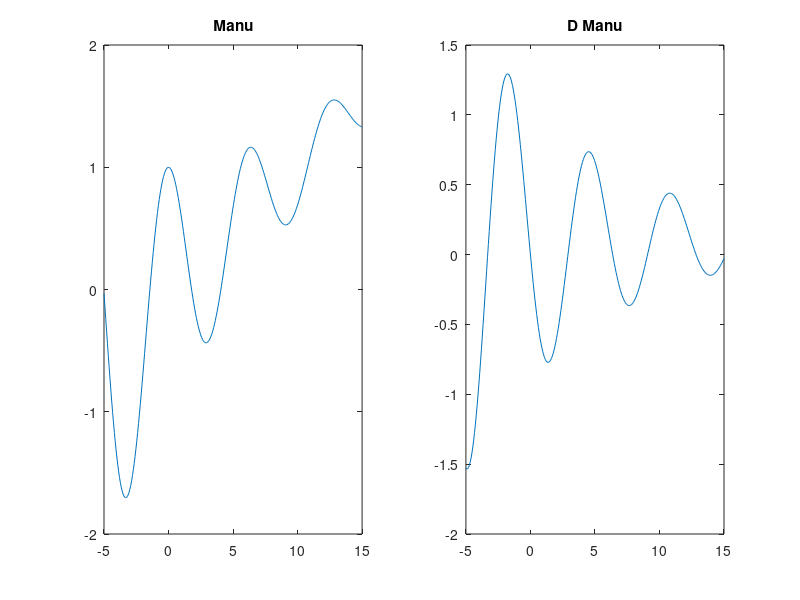

Reproduce this figure in MATLAB.

function [fct,dfct,infos,ddfct]=funManu(x,~)
v=2;


%prepare for demo mode
dem=false;
if nargin==0
    x=linspace(-5,15,300);
    dem=true;
end

if v==1
    fct=15*cos(x)+20;
    if nargout>=2||dem
        dfct=-15*sin(x);
    end
    %information about the function
    if nargout>=3
        %on [-1,15]
        pts=[1;3]*pi;
        infos.min_loc.X=pts;
        infos.min_loc.Z=15*cos(pts)+20;
        infos.min_glob.X=infos.min_loc.X;
        infos.min_glob.Z=infos.min_loc.Z;
    end
elseif v==2
    a=10;
    b=0;
    fct=exp(-x/a).*cos(x)+1/a*x+b;
    if nargout>=2||dem
        dfct=-exp(-x/a).*(sin(x)+1/a.*cos(x))+1/a;
    end
    if nargout==4
        ddfct=exp(-x/a).*(-cos(x)+2.*sin(x)./a+1/a^2.*cos(x));
    end
    %information about the function
    if nargout>=3
        %on [-1,15]
        infos.min_glob.Z=-0.436559;
        infos.min_glob.X=2.9844;
        infos.min_loc.Z=[-0.436559;0.528402];
        infos.min_loc.X=[2.9844;9.07593];
    end
elseif v==3
    fct=cos(4*x);
    if nargout>=2||dem
        dfct=-4*sin(4*x);
    end
    %information about the function
    if nargout>=3
        %on [-1,15]
        pts=[1;3;5;7;9;11;13;15;17;19]*pi/4;
        infos.min_glob.Z=cos(4*pts);
        infos.min_glob.X=pts;
        infos.min_loc.Z=infos.min_glob.Z;
        infos.min_loc.X=pts;
    end
elseif v==4
    fct=x.^2;
    if nargout>=2||dem
        dfct=2*x;
    end
    %information about the function
    if nargout>=3
        %on [-1,15]
        %pts=[1;3;5;7;9;11;13;15;17;19]*pi/4;
        %infos.min_glob.Z=cos(4*pts);
        % infos.min_glob.X=pts;
        %infos.min_loc.Z=infos.min_glob.Z;
        infos.min_loc.X=[];%pts;
    end
    
elseif v==5
    a=10;
    b=0;
    c=5;
    
    fct=exp(-x/a).*cos(c*x)+1/a*x+b;
    
    if nargout>=2||dem
        dfct=-exp(-x/a).*(sin(x)+1/a.*cos(x))+1/a;
    end
    %information about the function
    if nargout>=3
        %on [-1,15]
        %pts=[1;3;5;7;9;11;13;15;17;19]*pi/4;
        %infos.min_glob.Z=cos(4*pts);
        % infos.min_glob.X=pts;
        %infos.min_loc.Z=infos.min_glob.Z;
        infos.min_loc.X=[];%pts;
    end
end
%demo
if dem
    figure
    subplot(1,2,1)
    plot(x,fct)
    title('Manu');
    subplot(1,2,2)
    plot(x,dfct)
    title('D Manu');
end

end
